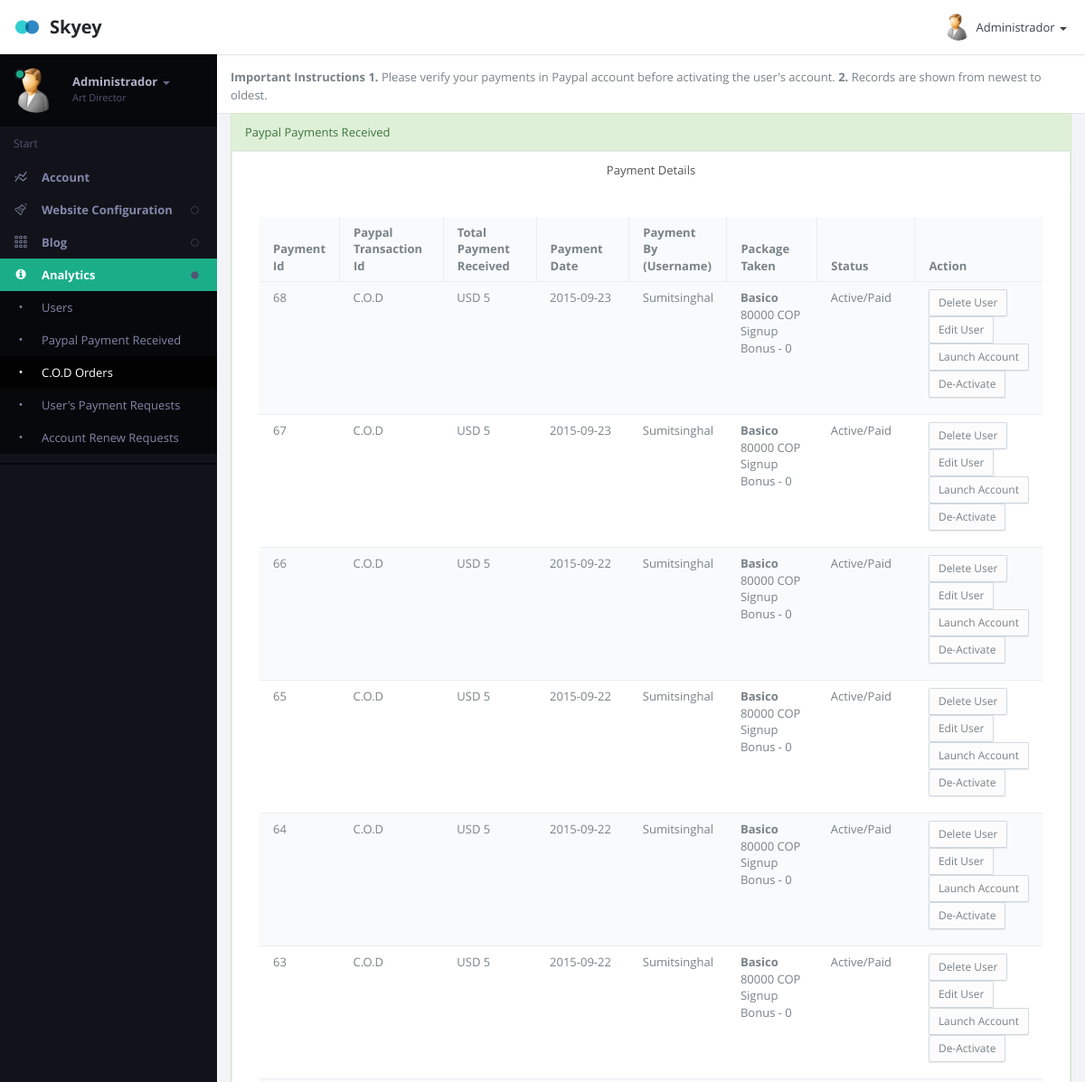
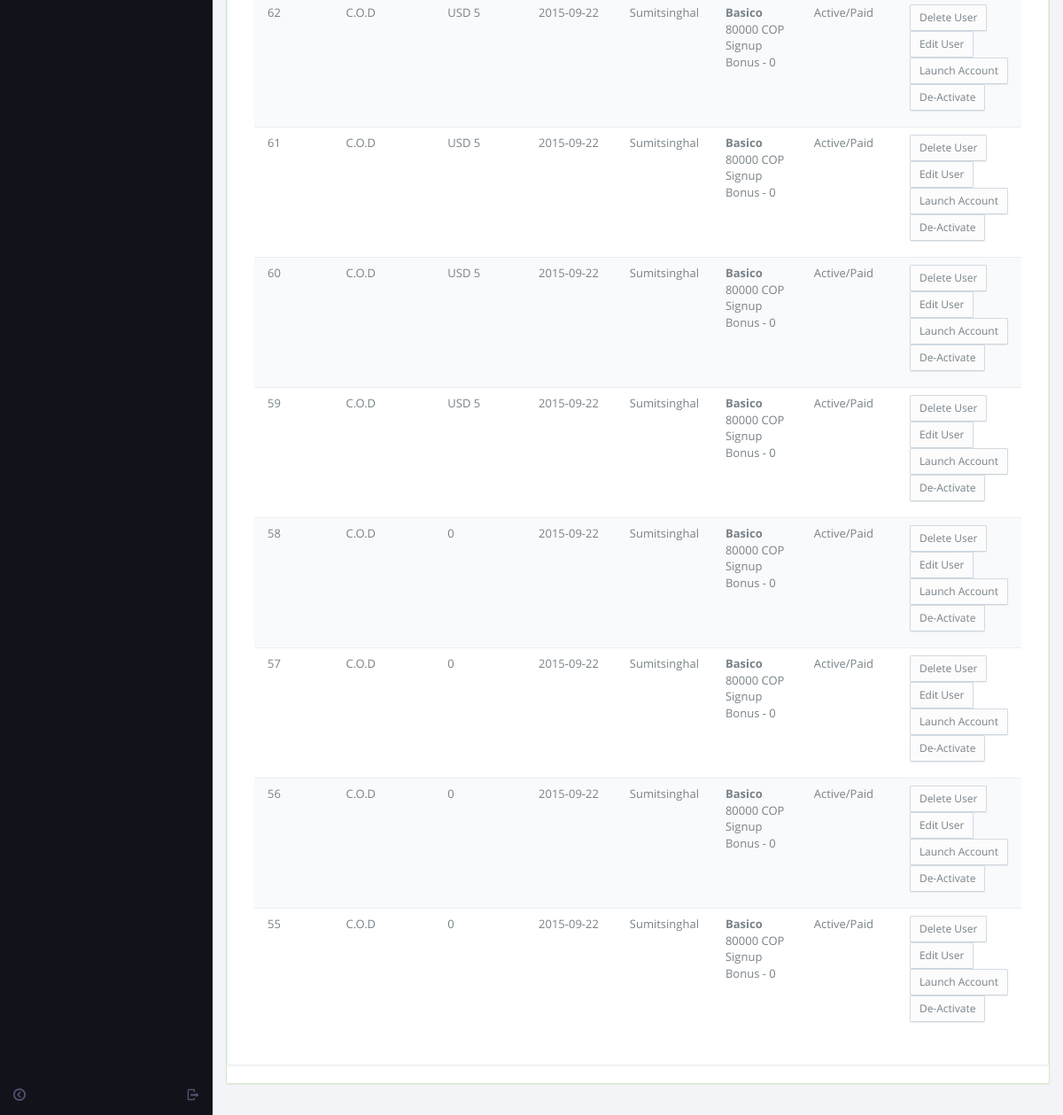
/admin/paymentscod.php (signed in), run on the app's committed database (2 pictures, top to bottom).
### tables this page shows
CREATE TABLE `affiliateuser` (
  `Id` int(11) NOT NULL,
  `username` varchar(15) NOT NULL,
  `password` text NOT NULL,
  `fname` text NOT NULL,
  `address` text NOT NULL,
  `email` text NOT NULL,
  `referedby` varchar(15) NOT NULL DEFAULT 'none',
  `ipaddress` int(10) UNSIGNED NOT NULL,
  `mobile` bigint(10) NOT NULL,
  `active` int(11) NOT NULL,
  `doj` date NOT NULL,
  `country` text NOT NULL,
  `tamount` double NOT NULL DEFAULT '0',
  `payment` varchar(10) NOT NULL,
  `signupcode` text NOT NULL,
  `level` int(1) NOT NULL DEFAULT '2',
  `pcktaken` int(10) NOT NULL DEFAULT '0',
  `launch` int(1) NOT NULL DEFAULT '0',
  `expiry` date NOT NULL DEFAULT '2199-12-31',
  `bankname` varchar(250) NOT NULL DEFAULT 'Not Available',
  `accountname` varchar(250) NOT NULL DEFAULT 'Not Available',
  `accountno` double NOT NULL DEFAULT '0',
  `accounttype` int(11) NOT NULL DEFAULT '0',
  `ifsccode` varchar(100) NOT NULL DEFAULT 'Not Available',
  `getpayment` int(11) NOT NULL DEFAULT '1',
  `renew` int(1) NOT NULL DEFAULT '0'
);

CREATE TABLE `paypalpayments` (
  `id` int(11) NOT NULL,
  `orderid` int(11) NOT NULL,
  `transacid` text NOT NULL,
  `price` double DEFAULT '0',
  `currency` text NOT NULL,
  `date` date NOT NULL,
  `cod` int(1) NOT NULL DEFAULT '0',
  `renew` int(1) NOT NULL DEFAULT '0',
  `renacid` int(9) NOT NULL COMMENT 'Package choosen at renew time, id of package',
  `pckid` double NOT NULL,
  `gateway` varchar(25) NOT NULL
);

CREATE TABLE `packages` (
  `id` int(11) NOT NULL,
  `name` text NOT NULL,
  `price` double NOT NULL DEFAULT '0',
  `currency` text NOT NULL,
  `details` text NOT NULL,
  `tax` double NOT NULL DEFAULT '0',
  `mpay` double NOT NULL DEFAULT '0',
  `sbonus` double DEFAULT '0',
  `cdate` date NOT NULL,
  `active` int(1) NOT NULL DEFAULT '1',
  `level1` double NOT NULL DEFAULT '0',
  `level2` double NOT NULL DEFAULT '0',
  `level3` double NOT NULL DEFAULT '0',
  `level4` double NOT NULL DEFAULT '0',
  `level5` double NOT NULL DEFAULT '0',
  `level6` double NOT NULL DEFAULT '0',
  `level7` double NOT NULL DEFAULT '0',
  `level8` double NOT NULL DEFAULT '0',
  `level9` double NOT NULL DEFAULT '0',
  `level10` double NOT NULL DEFAULT '0',
  `level11` double NOT NULL DEFAULT '0',
  `level12` double NOT NULL DEFAULT '0',
  `level13` double NOT NULL DEFAULT '0',
  `level14` double NOT NULL DEFAULT '0',
  `level15` double NOT NULL DEFAULT '0',
  `level16` double NOT NULL DEFAULT '0',
  `level17` double NOT NULL DEFAULT '0',
  `level18` double NOT NULL DEFAULT '0',
  `level19` double NOT NULL DEFAULT '0',
  `level20` double NOT NULL DEFAULT '0',
  `gateway` int(1) NOT NULL DEFAULT '3',
  `validity` int(5) NOT NULL DEFAULT '0'
);

### admin/paymentscod.php (the view, shortened to what this page needs)
<?php
include_once ("z_db.php");
?>
<!DOCTYPE html>
<html lang="en" class="app">
<head>
<link rel="stylesheet" href="css/app.v1.css" type="text/css" />
</head>
<body class="">
<section class="vbox">
  <header class="bg-white header header-md navbar navbar-fixed-top-xs box-shadow">
    <div class="navbar-header aside-md dk"> <a href="dashboard.php" class="navbar-brand"><img src="images/logo.png" class="m-r-sm">Skyey</a> </div>
    <ul class="nav navbar-nav navbar-right m-n hidden-xs nav-user user">
      <li class="dropdown"> <a href="#" class="dropdown-toggle" data-toggle="dropdown"> <span class="thumb-sm avatar pull-left"> <img src="images/a0.jpg"> </span> <?php
		  $sql="SELECT fname FROM  affiliateuser WHERE username='".$_SESSION['adminidusername']."'";
		  if ($result = mysqli_query($con, $sql)) {
    while ($row = mysqli_fetch_row($result)) {
        print $row[0];
    }
}
	   ?> <b class="caret"></b> </a>
      </li>
    </ul>
  </header>
  <section>
    <section class="hbox stretch">
      <aside class="bg-black aside-md hidden-print" id="nav">
        <section class="vbox">
          <section class="w-f scrollable">
            <div class="slim-scroll" data-height="auto" data-disable-fade-out="true" data-distance="0" data-size="10px" data-color="#333333">
              <div class="clearfix wrapper dk nav-user hidden-xs">
                <div class="dropdown"> <a href="#" class="dropdown-toggle" data-toggle="dropdown"> <span class="thumb avatar pull-left m-r"> <img src="images/a0.jpg"> <i class="on md b-black"></i> </span> <span class="hidden-nav-xs clear"> <span class="block m-t-xs"> <strong class="font-bold text-lt"><?php
		  $sql="SELECT fname FROM  affiliateuser WHERE username='".$_SESSION['adminidusername']."'";
		  if ($result = mysqli_query($con, $sql)) {
    while ($row = mysqli_fetch_row($result)) {
        print $row[0];
    }
}
	   ?></strong> <b class="caret"></b> </span> <span class="text-muted text-xs block">Art Director</span> </span> </a>
                </div>
              </div>
              <nav class="nav-primary hidden-xs">
                <div class="text-muted text-sm hidden-nav-xs padder m-t-sm m-b-sm">Start</div>
                <ul class="nav nav-main" data-ride="collapse">
                  <li> <a href="#" class="auto"> <i class="i i-statistics icon"> </i> <span class="font-bold">Account</span> </a>
				  </li>
                  <li > <a href="#" class="auto"> <span class="pull-right text-muted"> <i class="i i-circle-sm-o text"></i> <i class="i i-circle-sm text-active"></i> </span> <i class="i i-lab icon"> </i> <span class="font-bold">Website Configuration</span> </a>
                  </li>
                  <li > <a href="#" class="auto"> <span class="pull-right text-muted"> <i class="i i-circle-sm-o text"></i> <i class="i i-circle-sm text-active"></i> </span> <i class="i i-grid2 icon"> </i> <span class="font-bold">Blog</span> </a>
                  </li>
				  <li class="active"  > <a href="#" class="auto"> <span class="pull-right text-muted"> <i class="i i-circle-sm-o text"></i> <i class="i i-circle-sm text-active"></i> </span> <i class="fa fa-info-circle"> </i> <span class="font-bold">Analytics</span> </a>
                    <ul class="nav dk">
                      <li > <a href="users.php" class="auto"><i class="i i-dot"></i> <span>Users</span> </a> </li>
                      <li > <a href="payments.php" class="auto"><i class="i i-dot"></i> <span>Paypal Payment Received </span> </a> </li>
					  <li class="active" > <a href="paymentscod.php" class="auto"><i class="i i-dot"></i> <span>C.O.D Orders </span> </a> </li>
					  <li > <a href="payrequest.php" class="auto"><i class="i i-dot"></i> <span>User's Payment Requests </span> </a> </li>
					  <li > <a href="renewpaymentscod.php" class="auto"><i class="i i-dot"></i> <span>Account Renew Requests </span> </a> </li>
                    </ul>
                  </li>
                </ul>
                <div class="line dk hidden-nav-xs"></div>
              </nav>
            </div>
          </section>
          <footer class="footer hidden-xs no-padder text-center-nav-xs"> <a href="logout.php" data-toggle="ajaxModal" class="btn btn-icon icon-muted btn-inactive pull-right m-l-xs m-r-xs hidden-nav-xs"> <i class="i i-logout"></i> </a> <a href="#nav" data-toggle="class:nav-xs" class="btn btn-icon icon-muted btn-inactive m-l-xs m-r-xs"> <i class="i i-circleleft text"></i> <i class="i i-circleright text-active"></i> </a> </footer>
        </section>
      </aside>
      <section id="content">
        <section class="vbox">
          <header class="header bg-white b-b b-light">
            <p><strong>Important Instructions </strong> <b>1.</b> Please verify your payments in Paypal account before activating the user's account.<b> 2. </b> Records are shown from newest to oldest.</p>
          </header>
          <section class="scrollable wrapper">
            <div class="row">
              <div class="col-sm-12 portlet">
                <section class="panel panel-success portlet-item">
                  <header class="panel-heading"> Paypal Payments Received </header>
                  <section class="panel panel-default">
                  <header class="panel-heading bg-light">
                    <ul class="nav nav-tabs nav-justified">
                      <li class="active"><a href="#home" data-toggle="tab">Payment Details</a></li>
                    </ul>
                  </header>
                  <div class="panel-body">
                    <div class="tab-content">
                      <div class="tab-pane active" id="home">
					  <div class="panel-body">
              <div class="table-responsive">
                <table class="table table-striped m-b-none" data-ride="datatables">
                  <thead>
                    <tr>
                      <th width="10%">Payment Id</th>
					  <th width="15%">Paypal Transaction Id</th>
                      <th width="15%"> Total Payment Received</th>
                      <th width="15%">Payment Date</th>
					  <th width="8%">Payment By (Username)</th>
					  <th width="15%">Package Taken</th>
					  <th width="15%">Status</th>
					  <th width="50%">Action</th>
                    </tr>
                  </thead>
                  <tbody>
				  <?php
				   $q="SELECT * FROM  paypalpayments where cod=1 ORDER BY id DESC";
 $r123 = mysqli_query($con,$q);
while($ro = mysqli_fetch_array($r123))
{
	$pid="$ro[id]";
	$poid="$ro[orderid]";
	$ptransac="$ro[transacid]";
	$ppaypalprice="$ro[price]";
	$pcur="$ro[currency]";
	$pdate="$ro[date]";
 $query="SELECT * FROM  affiliateuser where Id=$poid ";
 $result = mysqli_query($con,$query);
while($row = mysqli_fetch_array($result))
{
	$username="$row[username]";
	$active="$row[active]";
	$pck="$row[pcktaken]";
	$lprofile="$row[launch]";
	if($active==1)
	{
	$status="Active/Paid";
	}
	$qu="SELECT * FROM  packages where id = $pck";
 $re = mysqli_query($con,$qu);
while($r = mysqli_fetch_array($re))
{
	$pckname="$r[name]";
	$pckprice="$r[price]";
	$pcktax="$r[tax]";
	$pckcur="$r[currency]";
	$pcksbonus="$r[sbonus]";
  }
	$total=$pckprice+$pcktax;
  print "<tr>
				  <td>
				  $pid
				  </td>
				  <td>
				  $ptransac
				  </td>
				  <td>
				  $pcur $ppaypalprice
				  </td>
				  <td>
				  $pdate
				  </td>
				  <td>
				  $username
				  </td>
				  <td>
				  <b>$pckname </b> <br/> $total $pckcur<br/> Signup Bonus - $pcksbonus
				  </td>
				  <td>
				  $status
				  </td>
				  <td>
				  <a href='deleteuser.php?username=$username' class='btn btn-default btn-sm'>Delete User</a> <br>
				  <a href='updateuser.php?username=$username' class='btn btn-default btn-sm'>Edit User</a> <br/>
				  ";
				 if($lprofile==0)
	{
	print "<a href='launchprofile.php?username=$username' class='btn btn-default btn-sm'>Launch Account</a>";
	}
	if($active==1)
	{
	print "<a href='deactivateuser.php?username=$username' class='btn btn-default btn-sm'>De-Activate</a>";
	}
		print"		  </p>
				  </td>
				  </tr>";
  }
  }
  ?>
                  </tbody>
                </table>
              </div>
                  </div>
					  </div>
                    </div>
                  </div>
                </section>
                </section>
              </div>
            </div>
          </section>
        </section>
        <a href="#" class="hide nav-off-screen-block" data-toggle="class:nav-off-screen" data-target="#nav"></a> </section>
    </section>
  </section>
</section>
</body>
</html>

### data on the page
affiliateuser: fname "Administrador"
paypalpayments: id "68", transacid "C.O.D", currency "USD", price "5", date "2015-09-23"
affiliateuser: username "Sumitsinghal", packages.name "Basico", packages.price "80000", packages.currency "COP", packages.sbonus "0", active "Active/Paid"
paypalpayments: id "67", transacid "C.O.D", currency "USD", price "5", date "2015-09-23"
paypalpayments: id "66", transacid "C.O.D", currency "USD", price "5", date "2015-09-22"
paypalpayments: id "65", transacid "C.O.D", currency "USD", price "5", date "2015-09-22"
paypalpayments: id "64", transacid "C.O.D", currency "USD", price "5", date "2015-09-22"
paypalpayments: id "63", transacid "C.O.D", currency "USD", price "5", date "2015-09-22"
paypalpayments: id "62", transacid "C.O.D", currency "USD", price "5", date "2015-09-22"
paypalpayments: id "61", transacid "C.O.D", currency "USD", price "5", date "2015-09-22"
paypalpayments: id "60", transacid "C.O.D", currency "USD", price "5", date "2015-09-22"
paypalpayments: id "59", transacid "C.O.D", currency "USD", price "5", date "2015-09-22"
paypalpayments: id "58", transacid "C.O.D", price "0", date "2015-09-22"
paypalpayments: id "57", transacid "C.O.D", price "0", date "2015-09-22"
paypalpayments: id "56", transacid "C.O.D", price "0", date "2015-09-22"
paypalpayments: id "55", transacid "C.O.D", price "0", date "2015-09-22"
